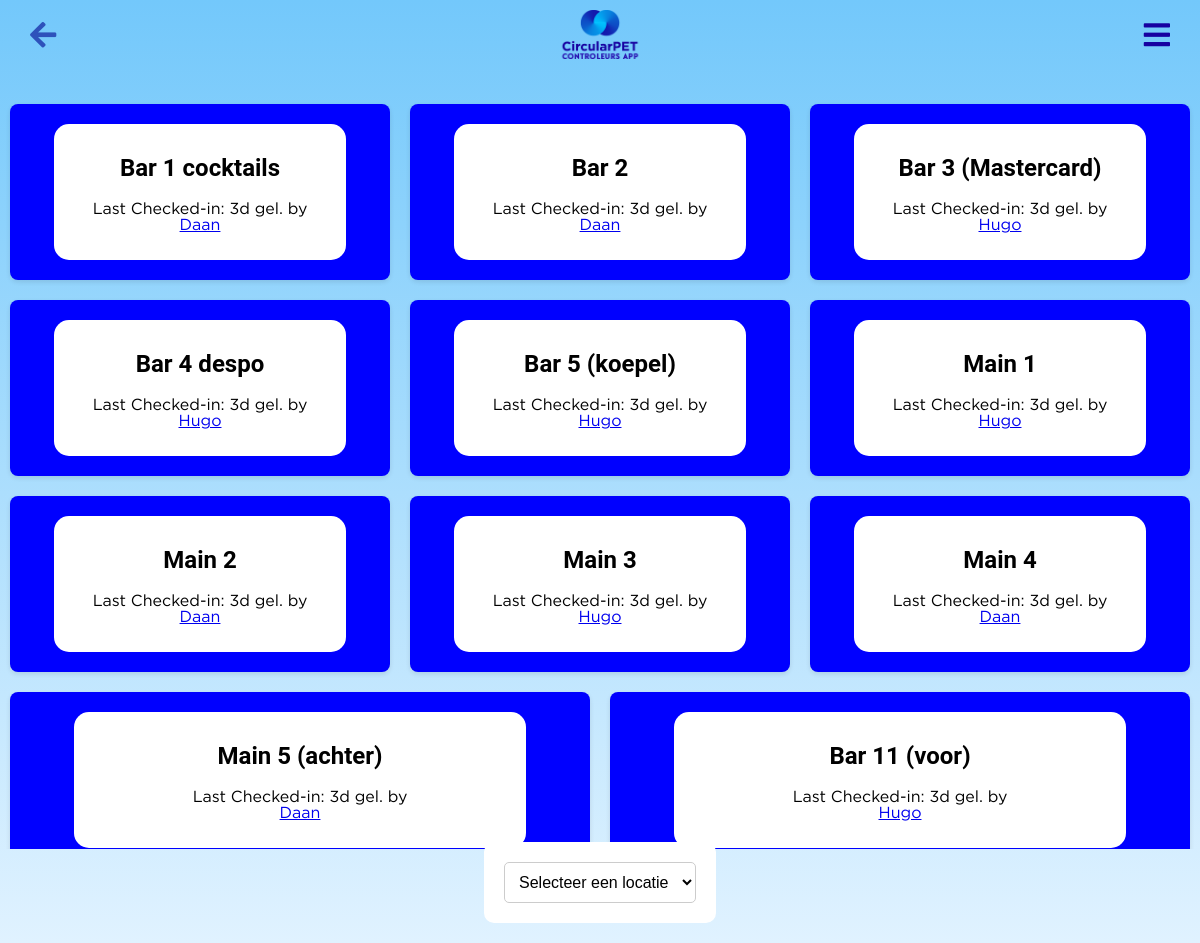
The app's page /check_ins?location_id=1 with its own data.
### app.py (models this page shows, shortened)
class Bar(db.Model):
    id = db.Column(db.Integer, primary_key=True)
    name = db.Column(db.String(120), nullable=False)
    total_kg = db.Column(db.Integer, default=0)  # Total kilograms of zakken collected
    background_color = db.Column(db.String(10), default='#1700a1')  # New field to store color
    zakken = db.Column(db.Integer, nullable=False, default=0)
    bekers = db.Column(db.Integer, nullable=False, default=0)
    location_id = db.Column(db.Integer, db.ForeignKey('location.id'), nullable=False)
    location = db.relationship('Location', backref=db.backref('bars', lazy=True))
    x = db.Column(db.Float, nullable=True)  # X coordinate as percentage
    y = db.Column(db.Float, nullable=True)  # Y coordinate as percentage
    note = db.Column(db.String(1000))  # Assuming note is just a text field for simplicity
    url = db.Column(db.String)
    link = db.Column(db.String)
    last_checked_in = db.Column(db.DateTime, nullable=True)
    last_checked_in_user_id = db.Column(db.Integer, db.ForeignKey('user.id'), nullable=True)
    last_checked_in_user = db.relationship('User', foreign_keys=[last_checked_in_user_id], backref='checked_in_bars')
    notifications = db.relationship('Notification', backref='related_bar', lazy=True)  # Ensure unique backref name

class User(db.Model, UserMixin):  # Extend User model with UserMixin
    id = db.Column(db.Integer, primary_key=True)
    username = db.Column(db.String(80), unique=True, nullable=False)
    password = db.Column(db.String(120), nullable=False)
    is_admin = db.Column(db.Boolean, default=False, nullable=False)
    location_id = db.Column(db.Integer, db.ForeignKey('location.id'), nullable=True)
    location = db.relationship('Location', backref=db.backref('users', lazy=True))
    group = db.Column(db.String(120), nullable=True)
    badges = db.Column(db.Integer, default=0)
    profile_picture = db.Column(db.String(255), nullable=True)
    email = db.Column(db.String(120), unique=True, nullable=False)  # New email field
    phone_number = db.Column(db.String(20), nullable=True)  # New phone number field
    has_accessed_briefing = db.Column(db.Boolean, default=False)

### app.py (the view)
@app.route('/check_ins')
def check_ins():
    location_id = request.args.get('location_id')
    if location_id:
        bars = Bar.query.filter_by(location_id=location_id).all()
    else:
        bars = Bar.query.all()
    now = datetime.utcnow()
    for bar in bars:
        if bar.last_checked_in:
            delta = now - bar.last_checked_in
            bar.last_check_in_time_ago = humanize_time_since(bar.last_checked_in)
            minutes = min(delta.total_seconds() / 60, 120)
            bar.color_intensity = int((minutes / 120) * 100)  # from 0% to 100%
        else:
            bar.last_check_in_time_ago = "Nog geen"
            bar.color_intensity = 0  # No color if never checked in
    locations = Location.query.all()
    return render_template('check_ins.html', bars=bars, locations=locations)

### app.py (called while the page is built)
@app.template_filter('humanize')
def humanize_time_since(dt):
    if dt is None:
        return "never"
    now = datetime.now(pytz.timezone('Europe/Amsterdam'))
    if dt.tzinfo is None:
        dt = pytz.timezone('Europe/Amsterdam').localize(dt)
    diff = now - dt
    seconds = diff.total_seconds()
    minutes = seconds // 60
    hours = minutes // 60
    days = hours // 24
    weeks = days // 7
    if seconds < 60:
        return "Net"
    elif minutes < 60:
        return f"{int(minutes)}m gel."
    elif hours < 24:
        return f"{int(hours)}u gel."
    elif days < 7:
        return f"{int(days)}d gel."
    else:
        return dt.strftime('%Y-%m-%d %H:%M:%S')  # Fall back to datetime string if older than a month

### templates/check_ins.html (shortened to what this page needs)
<!DOCTYPE html>
<html lang="en">
<head>
    <link rel="stylesheet" href="{{ url_for('static', filename='main.css') }}">
    <link rel="stylesheet" href="https://cdnjs.cloudflare.com/ajax/libs/font-awesome/5.15.1/css/all.min.css">
</head>
<body>
    <img src="{{ url_for('static', filename='logo.png') }}" alt="CircularPET Logo" class="logo2">
    <a href="javascript:history.back()" class="back-button"><i class="fas fa-arrow-left"></i></a>
    <div class="gear-icon-container"> <i id="toggleSidebar" class="fa fa-bars"></i></div>
        <div class="location-filters">
            <form action="{{ url_for('check_ins') }}" method="get">
                <select name="location_id" onchange="this.form.submit()">
                    <option value="">Selecteer een locatie</option>
                </select>
            </form>
        </div>
        <div class="bar-list">
            {% for bar in bars %}
            <div class="bar-item" style="background-color: rgb({{ 255 - 2.55 * bar.color_intensity }}, {{ 255 - 2.55 * bar.color_intensity }}, 255);">
                    <div class="whiter">
                <h2>{{ bar.name }}</h2>
                <p>Last Checked-in: {{ bar.last_checked_in | humanize }} by <br>
                    {% if bar.last_checked_in_user %}
                        <a href="{{ url_for('user_dashboard', user_id=bar.last_checked_in_user.id) }}">{{ bar.last_checked_in_user.username }}</a>
                    {% else %}
                        Unknown
                    {% endif %}
                </p>
            </div></div>
            {% endfor %}
        </div>
</body>
</html>

### static/main.css (style rules this page uses)
:root { --pc: #1700a1; --cs: #ff8547; --bc: #fff; }
:root { --bar-color: #1700a1; --container-color: #ff8547; }
body { font-family: "Roboto", sans-serif; background: linear-gradient(to bottom, #73c8fb 0%, #e0f2ff 100%); margin: 0; padding: 0; display: flex; height: 100vh; align-items: center; flex-wrap: wrap; justify-content: center; overflow-x: hidden; }
.back-button { position: fixed; top: 10px; left: 10px; background-color: transparent; color: #2e52bb; text-decoration: none; padding: 10px 20px; border-radius: 5px; font-size: 30px; z-index: 1000; }
.logo2 { position: absolute; top: 10px; width: 90px; position: fixed; z-index: 1000; }
.gear-icon-container { position: fixed; top: 20px; right: 20px; cursor: pointer; font-size: 24px; color: var(--pc); font-size: 30px; padding: 10px 20px; margin-top: -10px; margin-right: -10px; z-index: 1000; }
::placeholder { color: #888; }
form { background: #fff; padding: 20px; border-radius: 10px; display: inline-block; }
form label, form select, form input[type="submit"] { font-size: 1em; }
form select { padding: 0.5em; border: 1px solid #ccc; border-radius: 5px; background-color: var(--bc); }
.bar-item { background-color: var(--bc); padding: 20px; border-radius: 10px; box-shadow: 0 4px 8px rgba(0, 0, 0, 0.1); display: flex; flex-direction: column; align-items: center; justify-content: center; width: 200px; }
.location-filters { text-align: center; margin-bottom: 20px; position: fixed; bottom: 0; }
.location-filters select { padding: 10px; border-radius: 5px; border: 1px solid #ccc; }

### templates/check_ins.html (style rules this page uses)
.whiter { background-color: white; text-align: center; padding: 10px; border-radius: 15px; width: 80%; }
.bar-list { display: flex; flex-wrap: wrap; justify-content: space-around; padding: 0; margin: 0; list-style: none; max-height: 80vh; overflow: scroll; }
.bar-item { flex: 1 1 300px; margin: 10px; box-shadow: 0 2px 5px rgba(0,0,0,0.1); border-radius: 8px; background-color: #f9f9f9; }
.bar-item { transition: background-color 300ms ease-in-out; color: black; margin: 10px; border-radius: 8px; }

### records on screen
Bar: name "Bar 1 cocktails", last_checked_in "3d gel.", last_checked_in_user.username "Daan"
Bar: name "Bar 2", last_checked_in "3d gel.", last_checked_in_user.username "Daan"
Bar: name "Bar 3 (Mastercard)", last_checked_in "3d gel.", last_checked_in_user.username "Hugo"
Bar: name "Bar 4 despo", last_checked_in "3d gel.", last_checked_in_user.username "Hugo"
Bar: name "Bar 5 (koepel)", last_checked_in "3d gel.", last_checked_in_user.username "Hugo"
Bar: name "Main 1", last_checked_in "3d gel.", last_checked_in_user.username "Hugo"
Bar: name "Main 2", last_checked_in "3d gel.", last_checked_in_user.username "Daan"
Bar: name "Main 3", last_checked_in "3d gel.", last_checked_in_user.username "Hugo"
Bar: name "Main 4", last_checked_in "3d gel.", last_checked_in_user.username "Daan"
Bar: name "Main 5 (achter)", last_checked_in "3d gel.", last_checked_in_user.username "Daan"
Bar: name "Bar 11 (voor)", last_checked_in "3d gel.", last_checked_in_user.username "Hugo"
